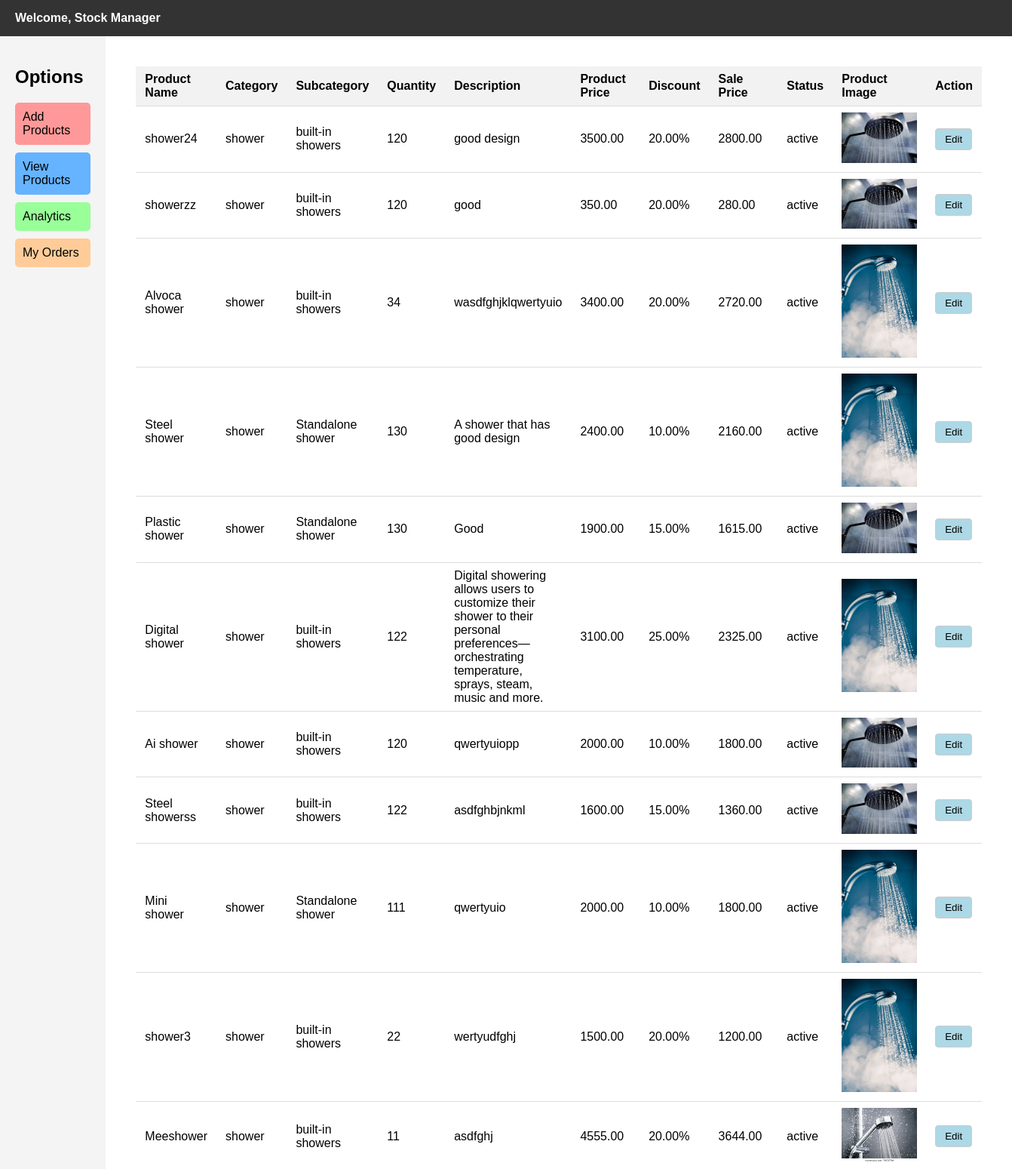
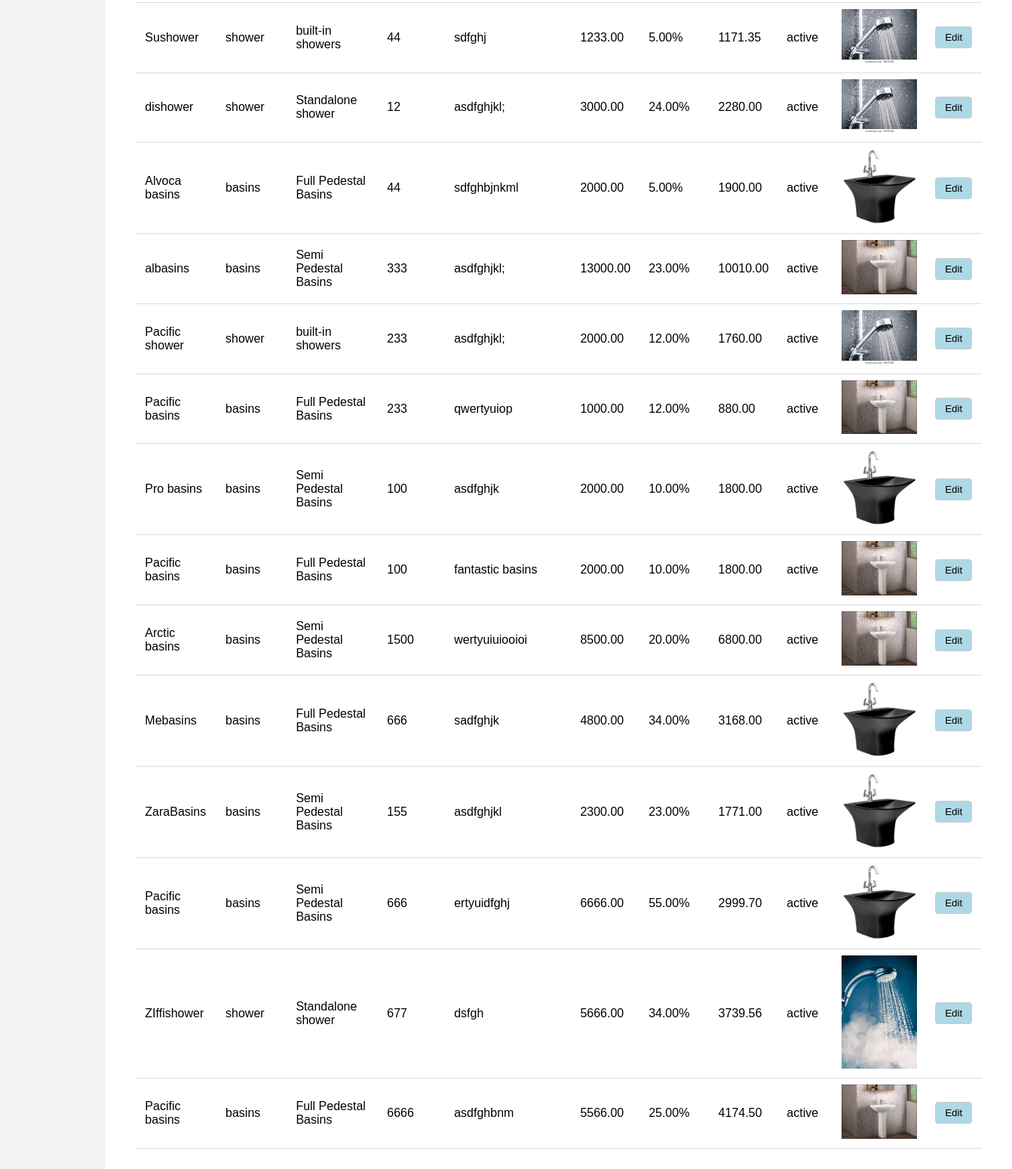
/viewproduct/, run on the app's committed database (2 pictures, top to bottom).
### myapp/models.py (models this page shows, shortened)
class Product(models.Model):
    product_id = models.AutoField(primary_key=True)
    product_name = models.CharField(max_length=255)
    category = models.CharField(max_length=100)
    subcategory = models.CharField(max_length=100)
    quantity = models.PositiveIntegerField()
    description = models.TextField()
    price = models.DecimalField(max_digits=10, decimal_places=2)
    discount = models.DecimalField(max_digits=5, decimal_places=2, default= 0.0)
    sale_price = models.DecimalField(max_digits=10, decimal_places=2, editable=False)
    status = models.CharField(max_length=20, choices=(("active", "Active"), ("inactive", "Inactive")))
    product_image = models.ImageField(upload_to='product_images/')

### myapp/views.py (the view)
# urls.py: path('viewproduct/',views.view_product,name="viewproduct"),
def view_product(request):
    products = Product.objects.all()  # Modify this to fetch the products
    return render(request, 'viewproduct.html', {'products': products})

### templates/viewproduct.html (shortened to what this page needs)
{% load static %}
<!DOCTYPE html>
<html lang="en">
<head>
</head>
<body>
    <nav class="navbar">
        <div class="navbar-container">
            <div class="profile">
                <span class="welcome">Welcome, Stock Manager</span>
            </div>
        </div>
    </nav>
    <div class="content">
        <div class="sidebar">
            <h2>Options</h2>
            <ul>
                <li><a href="{% url 'addproduct' %}">Add Products</a></li>
                <li>View Products</li>
                <li>Analytics</li>
                <li>My Orders</li>
            </ul>
        </div>
        <div class="main-content">
            <div class="container">
                <table>
                    <tr>
                        <th>Product Name</th>
                        <th>Category</th>
                        <th>Subcategory</th>
                        <th>Quantity</th>
                        <th>Description</th>
                        <th>Product Price</th>
                        <th>Discount</th>
                        <th>Sale Price</th>
                        <th>Status</th>
                        <th>Product Image</th>
                        <th>Action</th>
                    </tr>
                    {% for product in products %}
                    <tr>
                        <td>{{ product.product_name }}</td>
                        <td>{{ product.category }}</td>
                        <td>{{ product.subcategory }}</td>
                        <td>{{ product.quantity }}</td>
                        <td>{{ product.description }}</td>
                        <td>{{ product.price }}</td>
                        <td>{{ product.discount }}%</td>
                        <td>{{ product.sale_price }}</td>
                        <td>{{ product.status }}</td>
                        <td>
                            {% if product.product_image %}
                                <img src="{{ product.product_image.url }}" alt="{{ product.product_name }}" width="100">
                            {% else %}
                                No Image Available
                            {% endif %}
                        </td>
                        <td>
                                <form action="{% url 'edit_product' product.product_id %}" method="post">
                                    <button type="submit" class="btn edit-btn">Edit</button>
                                </form>
                        </td>
                    </tr>
                    {% endfor %}
                </table>
            </div>
        <br><br><br><br><br><br><br><br><br>
        </body>
        </html>
</body>
</html>

### templates/viewproduct.html (style rules this page uses)
body { margin: 0; font-family: Arial, sans-serif; }
.navbar { background-color: #333; color: white; padding: 15px 0; }
.navbar-container { display: flex; justify-content: space-between; align-items: center; margin: 0 20px; }
.profile { display: flex; align-items: center; }
.welcome { font-weight: bold; }
.content { display: flex; }
.sidebar { width: 200px; background-color: #f4f4f4; padding: 20px; }
.sidebar h2 { margin-bottom: 20px; }
.sidebar ul { list-style: none; padding: 0; }
.sidebar li { margin-bottom: 10px; cursor: pointer; }
.sidebar li { margin-bottom: 10px; padding: 10px; border-radius: 5px; background-color: #ddd; }
.sidebar li:nth-child(1) { background-color: #ff9999; }
.sidebar li:nth-child(2) { background-color: #66b3ff; }
.sidebar li:nth-child(3) { background-color: #99ff99; }
.sidebar li:nth-child(4) { background-color: #ffcc99; }
.main-content { flex: 1; padding: 20px; }
body { font-family: Arial, sans-serif; background-size: cover; background-repeat: no-repeat; margin: 0; }
.container { padding: 20px; }
table { width: 100%; border-collapse: collapse; }
th, td { padding: 8px 12px; text-align: left; border-bottom: 1px solid #ddd; }
th { background-color: #f2f2f2; }
.btn { padding: 6px 12px; text-align: center; text-decoration: none; display: inline-block; border: 1px solid #ccc; background-color: #0056b3; color: #fff; border-radius: 4px; }
.edit-btn { background-color: lightblue; color: black; }
.sidebar ul li a { text-decoration: none; color: inherit; }

### data on the page
Product: product_name "shower24", category "shower", subcategory "built-in showers", quantity "120", description "good design", price "3500.00", discount "20.00", sale_price "2800.00", status "active", product_image (picture)
Product: product_name "showerzz", category "shower", subcategory "built-in showers", quantity "120", description "good", price "350.00", discount "20.00", sale_price "280.00", status "active", product_image (picture)
Product: product_name "Alvoca shower", category "shower", subcategory "built-in showers", quantity "34", description "wasdfghjklqwertyuio", price "3400.00", discount "20.00", sale_price "2720.00", status "active", product_image (picture)
Product: product_name "Steel shower", category "shower", subcategory "Standalone shower", quantity "130", description "A shower that has good design", price "2400.00", discount "10.00", sale_price "2160.00", status "active", product_image (picture)
Product: product_name "Plastic shower", category "shower", subcategory "Standalone shower", quantity "130", description "Good", price "1900.00", discount "15.00", sale_price "1615.00", status "active", product_image (picture)
Product: product_name "Digital shower", category "shower", subcategory "built-in showers", quantity "122", description "Digital showering allows users to customize their shower to their personal preferences—orchestrating temperature, sprays, steam, music and more.", price "3100.00", discount "25.00", sale_price "2325.00", status "active", product_image (picture)
Product: product_name "Ai shower", category "shower", subcategory "built-in showers", quantity "120", description "qwertyuiopp", price "2000.00", discount "10.00", sale_price "1800.00", status "active", product_image (picture)
Product: product_name "Steel showerss", category "shower", subcategory "built-in showers", quantity "122", description "asdfghbjnkml", price "1600.00", discount "15.00", sale_price "1360.00", status "active", product_image (picture)
Product: product_name "Mini shower", category "shower", subcategory "Standalone shower", quantity "111", description "qwertyuio", price "2000.00", discount "10.00", sale_price "1800.00", status "active", product_image (picture)
Product: product_name "shower3", category "shower", subcategory "built-in showers", quantity "22", description "wertyudfghj", price "1500.00", discount "20.00", sale_price "1200.00", status "active", product_image (picture)
Product: product_name "Meeshower", category "shower", subcategory "built-in showers", quantity "11", description "asdfghj", price "4555.00", discount "20.00", sale_price "3644.00", status "active", product_image (picture)
Product: product_name "Sushower", category "shower", subcategory "built-in showers", quantity "44", description "sdfghj", price "1233.00", discount "5.00", sale_price "1171.35", status "active", product_image (picture)
Product: product_name "dishower", category "shower", subcategory "Standalone shower", quantity "12", description "asdfghjkl;", price "3000.00", discount "24.00", sale_price "2280.00", status "active", product_image (picture)
Product: product_name "Alvoca basins", category "basins", subcategory "Full Pedestal Basins", quantity "44", description "sdfghbjnkml", price "2000.00", discount "5.00", sale_price "1900.00", status "active", product_image (picture)
Product: product_name "albasins", category "basins", subcategory "Semi Pedestal Basins", quantity "333", description "asdfghjkl;", price "13000.00", discount "23.00", sale_price "10010.00", status "active", product_image (picture)
Product: product_name "Pacific shower", category "shower", subcategory "built-in showers", quantity "233", description "asdfghjkl;", price "2000.00", discount "12.00", sale_price "1760.00", status "active", product_image (picture)
Product: product_name "Pacific basins", category "basins", subcategory "Full Pedestal Basins", quantity "233", description "qwertyuiop", price "1000.00", discount "12.00", sale_price "880.00", status "active", product_image (picture)
Product: product_name "Pro basins", category "basins", subcategory "Semi Pedestal Basins", quantity "100", description "asdfghjk", price "2000.00", discount "10.00", sale_price "1800.00", status "active", product_image (picture)
Product: product_name "Pacific basins", category "basins", subcategory "Full Pedestal Basins", quantity "100", description "fantastic basins", price "2000.00", discount "10.00", sale_price "1800.00", status "active", product_image (picture)
Product: product_name "Arctic basins", category "basins", subcategory "Semi Pedestal Basins", quantity "1500", description "wertyuiuiooioi", price "8500.00", discount "20.00", sale_price "6800.00", status "active", product_image (picture)
Product: product_name "Mebasins", category "basins", subcategory "Full Pedestal Basins", quantity "666", description "sadfghjk", price "4800.00", discount "34.00", sale_price "3168.00", status "active", product_image (picture)
Product: product_name "ZaraBasins", category "basins", subcategory "Semi Pedestal Basins", quantity "155", description "asdfghjkl", price "2300.00", discount "23.00", sale_price "1771.00", status "active", product_image (picture)
Product: product_name "Pacific basins", category "basins", subcategory "Semi Pedestal Basins", quantity "666", description "ertyuidfghj", price "6666.00", discount "55.00", sale_price "2999.70", status "active", product_image (picture)
Product: product_name "ZIffishower", category "shower", subcategory "Standalone shower", quantity "677", description "dsfgh", price "5666.00", discount "34.00", sale_price "3739.56", status "active", product_image (picture)
Product: product_name "Pacific basins", category "basins", subcategory "Full Pedestal Basins", quantity "6666", description "asdfghbnm", price "5566.00", discount "25.00", sale_price "4174.50", status "active", product_image (picture)
